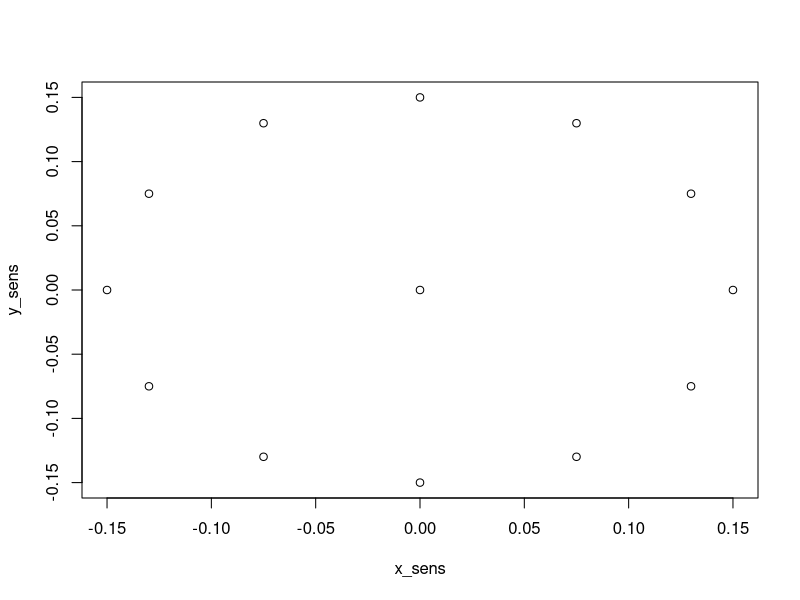
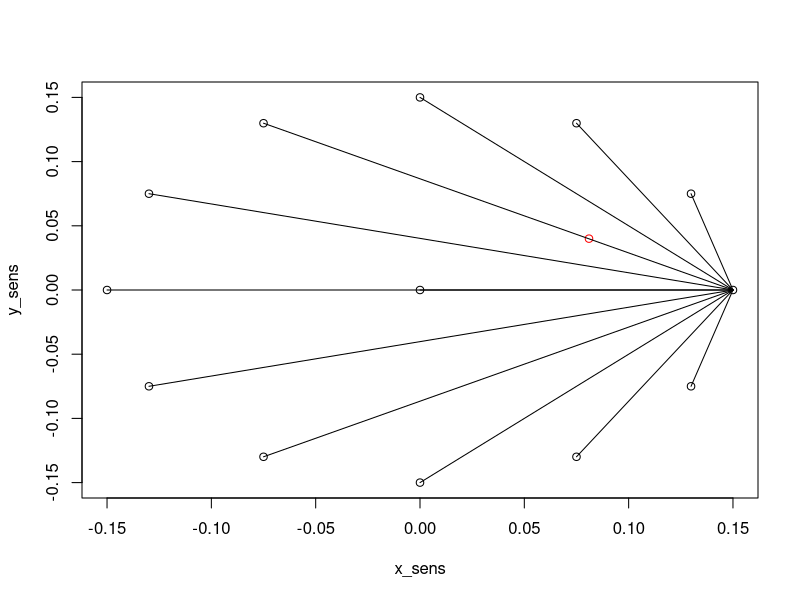
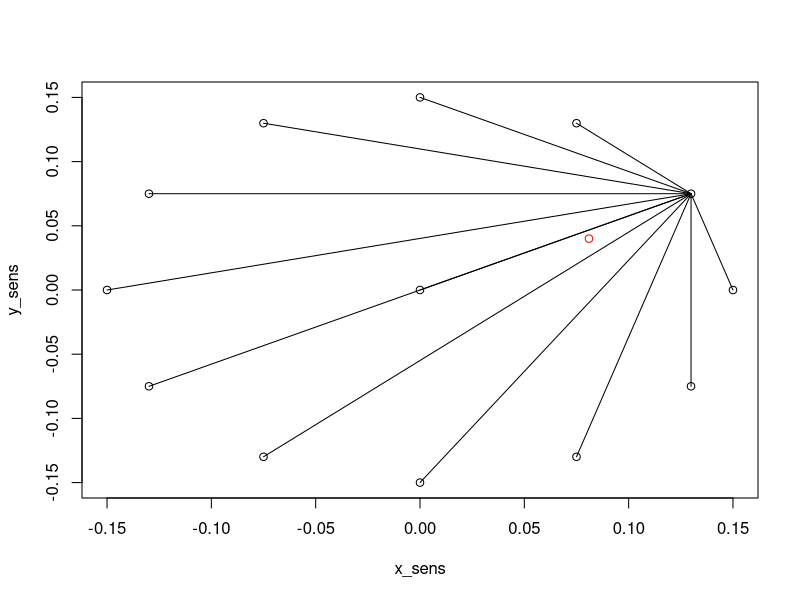
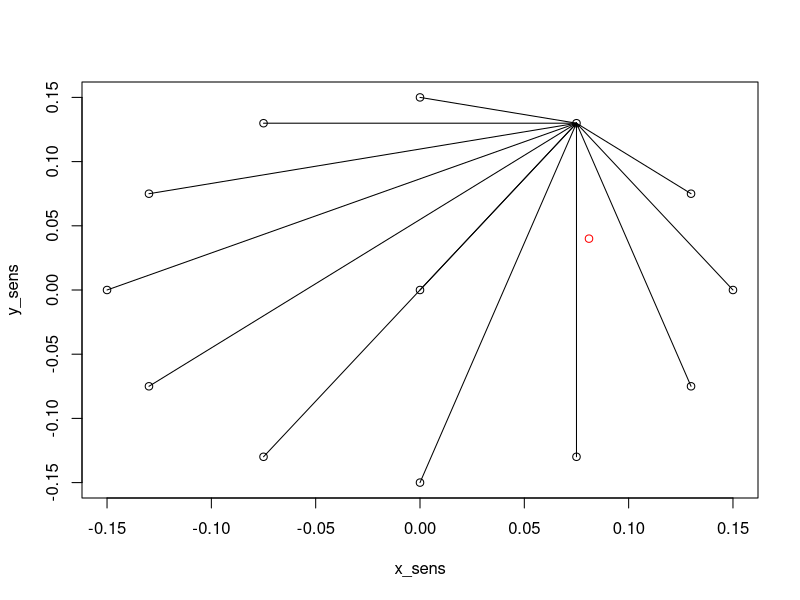
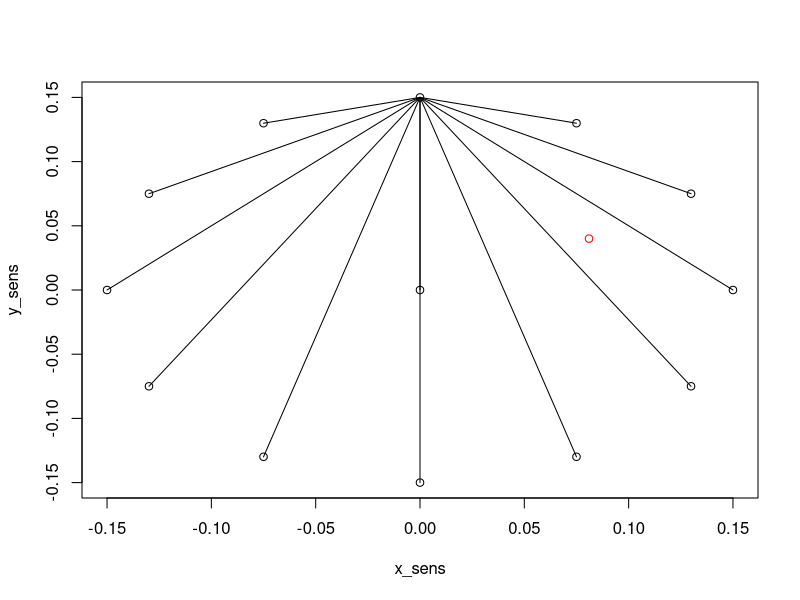
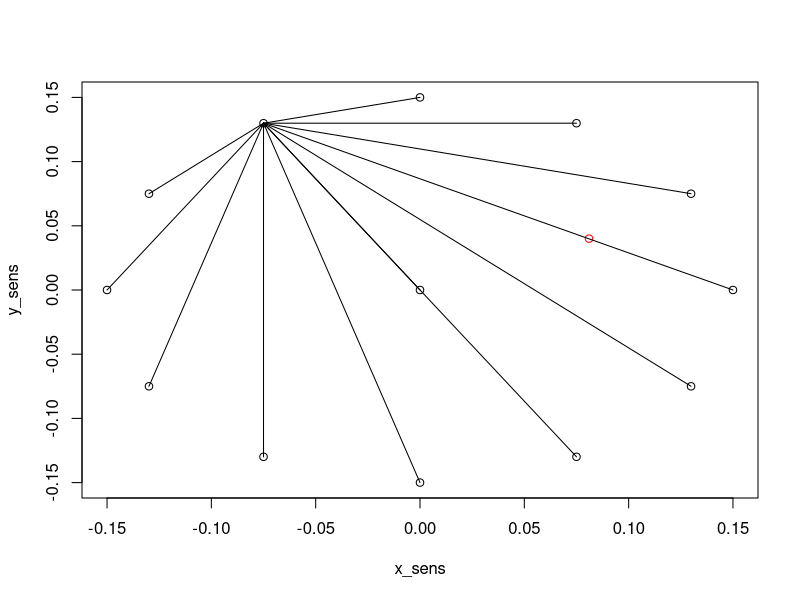
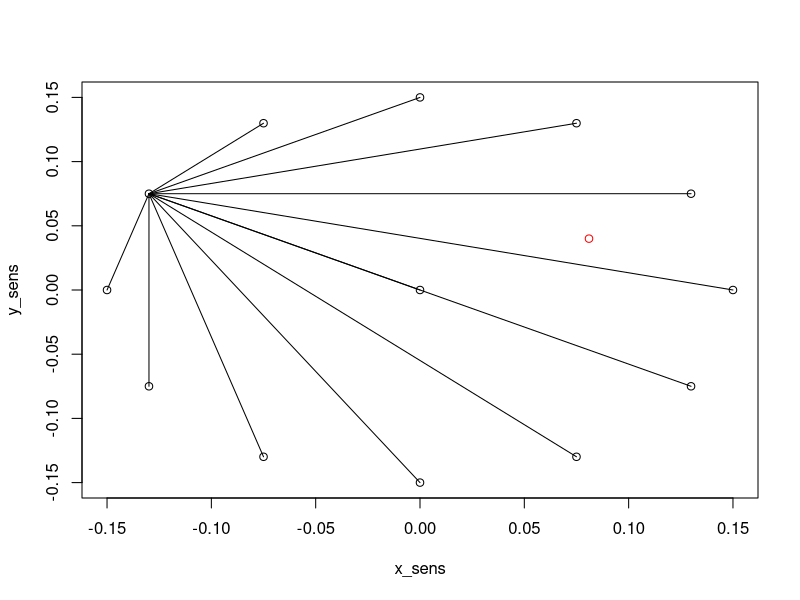
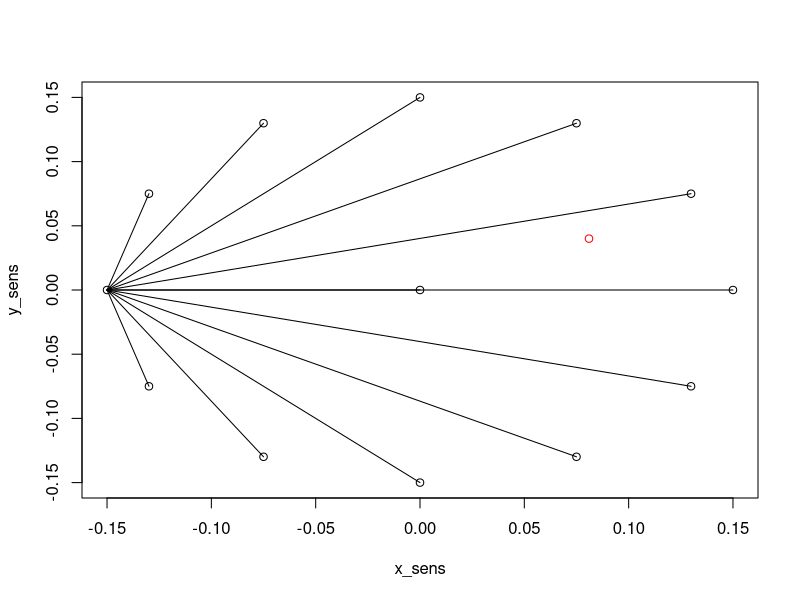

Write the R code that produced these figures, in order.
##      Compute Distance
# In this script we want to compute the distance from the damage by all paths.
# Reference system: 
# origin in Sensor 20; x direction is 20-47; y direction is 20-44

## DATA ------------------------------------------------------------------------
R=150*10^-3;  # radius of the sensor circle [m]
dalpha=30;     # angular distance between sensors [deg]
xd=81*10^-3;  # x coordinate of the damage center [m]
yd=40*10^-3;  # y coordinate of the damage center [m]
sx=26*10^-3;  # x-span of the damage [m]
sy=25*10^-3;  # y-span of the damage [m]

## Compute positions coordinates of the sensor ---------------------------------
alpha=seq(from=0,to=330,by=dalpha)
alpha=alpha*pi/180      # angular coordinates of the sensors [rad]
x_sens=R*cos(alpha)     # x coordinates of the sensors [m]
y_sens=R*sin(alpha)     # y coordinates of the sensors [m]
x_sens=c(x_sens,0)
y_sens=c(y_sens,0)
plot(x_sens,y_sens)
ordering=c(47:42,25,24,22,21,49,48,20)  # Vector that describe the sensors order

## Compute A,B and c -----------------------------------------------------------
# A :  a_ij is the slope of the path that connect the i^th sensor to the j^th.
# B :  b_ij is the intercept of the path i-j.
# C :  c_ij is the intercept of the line passing from the damage, parallel to
#           the path ij.
N_sens=length(x_sens)           # Number of sensors
A=matrix(0,N_sens,N_sens)       # initialize matrices A,B and C
B=A
C=A
for(i in 1:N_sens){
  plot(x_sens,y_sens)
  points(xd,yd,col="red")
  for(j in 1:N_sens){
    if(j!=i){
      A[i,j]= (y_sens[j]-y_sens[i])/(x_sens[j]-x_sens[i])
      
      if(abs(A[i,j])<10^12){ # non vertical line
        B[i,j]= y_sens[i] - A[i,j]*x_sens[i]
        C[i,j]= yd - A[i,j]*xd
        # path plot
        x=c(x_sens[i],x_sens[j])
        y=A[i,j]*x + B[i,j]
        lines(x,y)
        # paralell plot
        #lines(x,A[i,j]*x+C[i,j],col="red")
      }
      else{
        A[i,j]=sign(A[i,j])/0
        lines(c(x_sens[i],x_sens[j]),c(y_sens[i],y_sens[j]))
      }
    }
  }
}

##  Compute distances matrix D -------------------------------------------------
# D : d_ij is the distance between the path ij and the parallel from the damage
D=matrix(0,N_sens,N_sens)
for(i in 1:N_sens){
  for(j in 1:N_sens){
    if(j!=i){
      if(is.finite(A[i,j])){
        D[i,j]=abs(B[i,j]-C[i,j])*cos(atan2(y_sens[j]-y_sens[i],x_sens[j]-x_sens[i]))
      }
      else{
        D[i,j]=xd-x_sens[i]
      }
    }
    else{
      D[i,j]=NaN
    }
    
  }
}

## Control plots ---------------------------------------------------------------

for(i in 1:N_sens){
  for(j in 1:N_sens){
    if(j!=i){
      plot(x_sens,y_sens,asp=1)     # plot sensors
      points(xd,yd,col="red")       # plot damage center
      if(is.finite(A[i,j])){        # non vertical paths 
        x=c(-R,R)
        lines(x,A[i,j]*x+B[i,j])              # path plot
        lines(x,A[i,j]*x+C[i,j],col="red")    # parallel from damage plot
        alp=atan2(y_sens[j]-y_sens[i],x_sens[j]-x_sens[i])
        x=c(xd,xd + sign(C[i,j]-B[i,j])*D[i,j]*sin(alp))
        y=c(yd,yd - sign(C[i,j]-B[i,j])*D[i,j]*cos(alp))
        lines(x,y,col="green")                # distance plot
      }
      else{                         # vertical paths
        lines(c(x_sens[i],x_sens[i]),c(y_sens[i],y_sens[j]))  # path plot
        lines(c(xd,xd),c(y_sens[i],y_sens[j]))                # parallel plot
        lines(c(xd,xd-D[i,j]),c(yd,yd),col="green")           # distance plot
        
      }
      
    }
  }
}
## OUTPUT ----------------------------------------------------------------------
# Write Distances matrix D in a dataframe and export in a csv file

Response=matrix(0,10*factorial(N_sens)/factorial(N_sens-2))
Attuatore=Response
Sensore=Response
Index = Response
nomefile_pre=Response
nomefile_post=Response
idx=0
for (i in 1:N_sens){
  for(j in 1:N_sens){
    if(j!=i){
      for(k in 1:10){
      idx=idx+1
      Response[idx]=abs(D[i,j])
      Sensore[idx]=ordering[j]
      Attuatore[idx]=ordering[i]
      Index[idx]=k
      nomefile_pre[idx]=paste("A",toString(Attuatore[idx])," PRE/A",toString(Attuatore[idx]),"_pre_",toString(k),".csv",sep="")
      nomefile_post[idx]=paste("A",toString(Attuatore[idx])," POST/A",toString(Attuatore[idx]),"_post_",toString(k),".csv",sep="")
    }
    }
  }
}
df=data.frame(cbind(Attuatore,Sensore,Response,Index,nomefile_pre,nomefile_post))
names(df)=c("Actuator","Sensor","Distance","Index","File_pre","File_post")

library(tidyverse)
df=df %>% mutate(Actuator=as.factor(Actuator), Sensor= as.factor(Sensor),Distance=as.numeric(Distance),
                 Index= as.factor(Index),File_pre= as.factor(File_pre)
                 ,File_post= as.factor(File_post))

df %>% ggplot()+
  geom_density(mapping=aes(x=Distance,fill=Sensor))#+
#  facet_wrap(~ Actuator)

write.csv(df, file = "df_Distance.csv")







